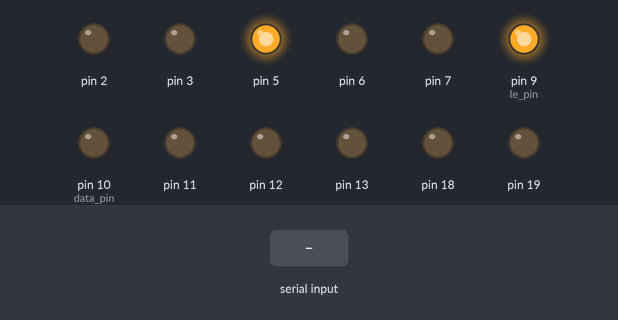
A sketch run on a simulated Arduino Uno, built with avr-gcc and run on an emulated ATmega328P. Parts: output pins drawn as LEDs (lit = HIGH). The test bench sets the inputs (shaded band). Pins used as bus, display or sensor lines are not drawn; what the sketch prints to the serial monitor is not drawn.

Above: at 0.01 s.
At 0.41 s:
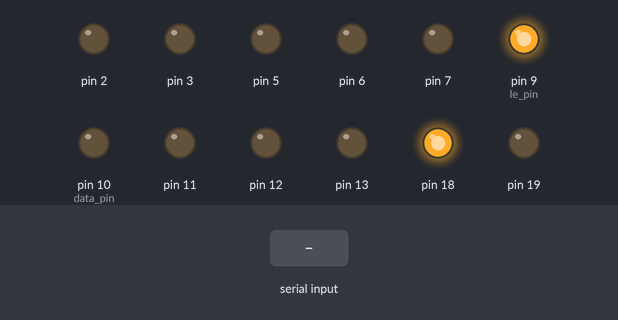
At 2.2 s:
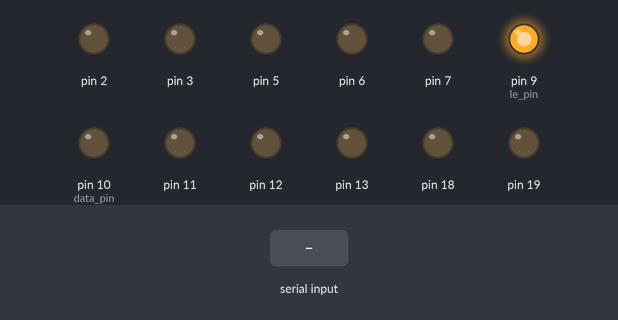
2.3 s: ".\n" received over Serial
Timing chart, 0 to 5.3 s (numbered marks = the images above; inputs shaded):
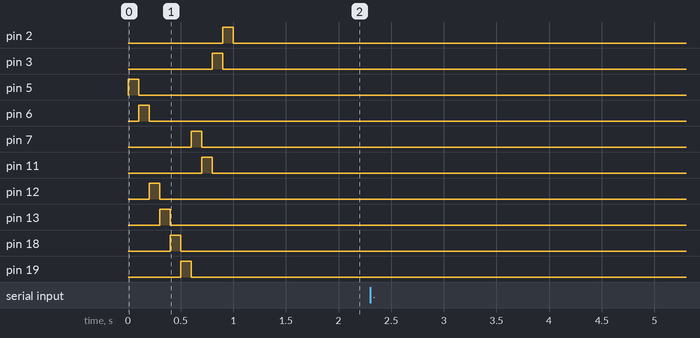

The sketch:

Switch_test.ino
```cpp
#include "Switch.h"

char Data[16];
unsigned char Param[2];
bool Update;
Switch my_sw;

void setup() {
  // put your setup code here, to run once:
  Serial.begin(9600);
  my_sw.Init();
  //pinMode(4, OUTPUT);
  //digitalWrite(4, HIGH);
}

void loop() {
  // put your main code here, to run repeatedly:
  if (Serial.available() > 0) {
    Serial.readBytesUntil('\n', Data, 16);
    if (parseParam(Data, Param)) {
      Serial.println("Parce Ok!");
      Update = true;
      if (Param[0] > MaxSwitch) {
        Serial.println("Switch number > max!");
        Param[0] = 0;
        Update = false;
      }
      if (Param[1] > my_sw.SwBlock[Param[0]].MaxState) {
        Serial.println("Switch state > max!");
        Param[0] = 0;
        Update = false;
      }
      //Serial.println("Switch = " + String(Param[0]) + ", State = " + String(Param[1]));
      my_sw.SwState[Param[0]] = Param[1];
      for (unsigned char i = 1; i < MaxSwitch + 1; i++) {
        Serial.println("Switch = " + String(i) + ", State = " + String(my_sw.SwState[i]));
      }
      if (Update) {
        my_sw.UpdateSwitch();
        my_sw.SwitchPower(Param[0]);
      }
    }
    else {
      Serial.println("Something wrong!");
    }
    Serial.readBytesUntil('\r', Data, 16);
    buf_null(Data);
  }
}


bool parseParam(char *buf, unsigned char *rez) {
  int data;
  char i, j;
  for (i = 0; i < 2; i++) {
    data = 0;
    for (j = 0; j < 3; j++) {
      if (*buf == '.' || *buf == 0) {
        if (j != 0) {
          buf++;
          break;
        }
        else {
          return false;
        }
      }
      if (*buf >= '0' && *buf <= '9') {
        data = (data << 3) + (data << 1) + *buf - '0';
      }
      else {
        return false;
      }
      buf++;
    }
    if (data < 256) {
      *rez = data;
      rez++;
    }
    else {
      return false;
    }
  }
  return true;
}

void buf_null(char *buf) {
  for (int i = 0; i < 16; i++) {
    *buf = 0; buf++;
  }
}
```

Switch.cpp
```cpp
#include "Switch.h"
#include <arduino.h>

void Switch::Init(void){
  pinMode(data_pin, OUTPUT);
  digitalWrite(data_pin, LOW);
  pinMode(clk_pin, OUTPUT);
  digitalWrite(clk_pin, LOW);
  pinMode(le_pin, OUTPUT);
  digitalWrite(le_pin, LOW);
  for(char i=1; i<MaxSwitch+1; i++){
    pinMode(SwBlock[i].power_pin, OUTPUT);
  }
  UpdateSwitch();
  for(char i=1; i<MaxSwitch+1; i++){
    SwitchPower(i);
  }
}

void Switch::UpdateSwitch(void){
  unsigned char mark;
  digitalWrite(le_pin, LOW);
  for(char a=MaxSwitch;a>0;a--){
    mark = SwBlock[a].TxMark;
    for(char b=0; b<SwBlock[a].TxBit; b++){
      if(SwBlock[a].CtrlData[SwState[a]]&mark){
        digitalWrite(clk_pin, LOW);
        digitalWrite(data_pin, HIGH);
        digitalWrite(clk_pin, HIGH);
      }
      else{
        digitalWrite(clk_pin, LOW);
        digitalWrite(data_pin, LOW);
        digitalWrite(clk_pin, HIGH);
      }
      mark = mark >> 1;
    }
  }
  digitalWrite(le_pin, HIGH);
}

void Switch::SwitchPower(unsigned char SwNum){
  if(SwNum <= MaxSwitch){
    digitalWrite(SwBlock[SwNum].power_pin, HIGH);
    delay(PowerSwitchTime);
    digitalWrite(SwBlock[SwNum].power_pin, LOW);
  }
}
```

Source omitted: Switch.h (data table, 2309 bytes)

Measured:
- after the input at 2.3 s, every drawn part: stays the same
